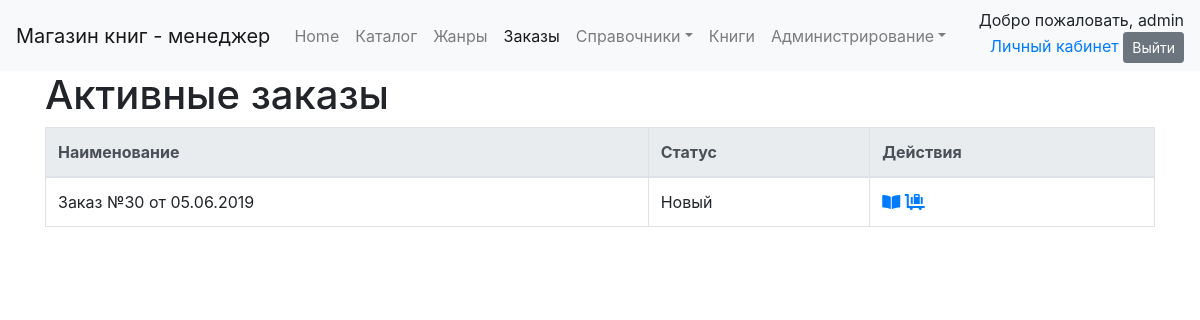
The app's page /order/ (signed in), older data.
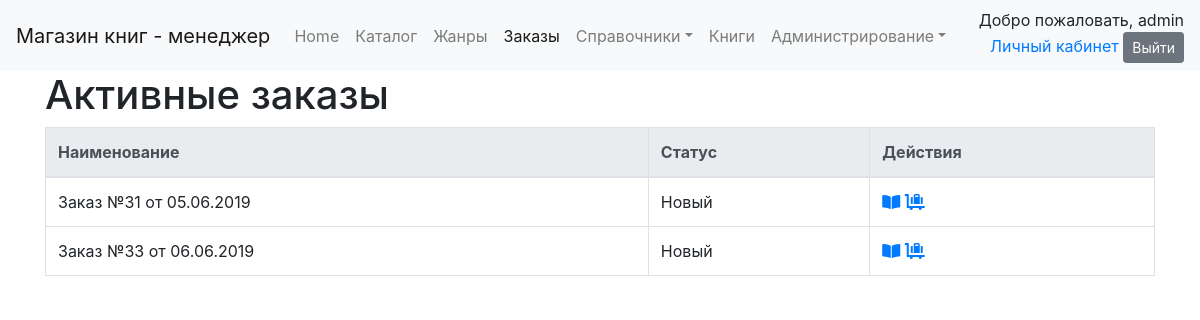
The same page, newer data.
### orderapp/models.py (models this page shows, shortened)
class Order(models.Model):
    cart = models.ForeignKey(Cart, on_delete=models.PROTECT, verbose_name='корзина', related_name='order',
                             related_query_name='order')
    status = models.ForeignKey(OrderStatus, on_delete=models.PROTECT, verbose_name='статус', related_name='order',
                               related_query_name='order')
    name = models.CharField(verbose_name='имя', max_length=50, help_text='Как к вам обращаться?')
    phone = models.CharField(max_length=15, verbose_name='телефон', help_text='Телефон для связи: +375(29)000-00-00')
    email = models.EmailField(verbose_name='email', blank=True, null=True,
                              help_text='Электронная почта: example@domain.com')
    delivery_adress = models.TextField(verbose_name='Адрес доставки',
                                       help_text='Пример: г. Минск, ул. Звездная, д. 1, кв. 7')
    comments = models.TextField(verbose_name='комментарий', blank=True, null=True)
    date_create = models.DateTimeField("Дата создания", auto_now_add=True, )
    date_update = models.DateTimeField("Дата последнего изменения", auto_now=True)
    user_comments = GenericRelation(Comment, related_query_name='order')
    def __str__(self):
        return "Заказ №" + str(self.pk) + " от " + self.date_create.strftime("%d.%m.%Y")
    def get_active_detail_url(self):
        return reverse_lazy('order_active_detail', kwargs={'pk': self.pk})
    def get_change_status_url(self):
        return reverse_lazy('order_change_status', kwargs={'pk': self.pk})
    class Meta:
        verbose_name = 'заказ'
        verbose_name_plural = 'заказы'
        permissions = [('manager', 'is_manager'), ]

### dimensionsapp/models.py (models this page shows, shortened)
class Dimension(models.Model):
    name = models.CharField("Наименование", max_length=50, unique=True)
    description = models.TextField("Описание", blank=True, )
    class Meta:
        abstract = True
        ordering = ['name']

class OrderStatus(Dimension):
    class Meta(Dimension.Meta):
        verbose_name = 'статус заказа'
        verbose_name_plural = 'статусы заказа'

### orderapp/views.py (the view)
# urls.py: path('', ManagerOrderActiveListView.as_view(), name='order_active_list'),
class ManagerOrderActiveListView(ManagerOrderListView):
    template_name = 'orderapp/order_active_list.html'
    def get_queryset(self):
        return super().get_queryset().filter(Q(status=order_status_new) | Q(status=order_status_complect)).\
            order_by('pk')

### orderapp/templates/orderapp/order_active_list.html (shortened to what this page needs)
{% extends 'dimension_list.html' %}
{% block header %}<h1>Активные заказы</h1>{% endblock %}
{% block navbar %}
    {% include 'navbar.html' with active="order" %}
{% endblock %}
{% block list_header %}
    <th>Наименование</th>
    <th>Статус</th>
{% endblock %}
{% block list_element %}
    <td>{{ object }}</td>
    <td>{{ object.status.name }}</td>
{% endblock %}
{% block actions %}
    <td>
        <a href="{% block  url_view %}{{ object.get_active_detail_url }}{% endblock %}"
           title="Посмотреть"><i class="fas fa-book-open"></i></a>
        <a href="{% block  url_delete %}{{ object.get_change_status_url }}{% endblock %}"
           title="Изменить статус"><i class="fas fa-luggage-cart"></i></a>
    </td>
{% endblock %}

### templates/dimension_list.html (shortened to what this page needs)
{% extends 'base.html' %}
{% load static %}
{% load crispy_forms_tags %}
{% load paginator_page %}
{% block body %}
    <div class="container">
        <div class="row align-items-center">
            <div class="col-auto">
                {% block header %}{% endblock %}
            </div>
        </div>
        <table class="table table-bordered">
            {% block dimension_list %}
                <thead class="thead-light">
                <tr>
                    {% block list_header %}{% endblock %}
                    <th>Действия</th>
                </tr>
                </thead>
                <tbody>
                {% for object in object_list %}
                    <tr>
                        {% block list_element %}{% endblock %}
                        {% block actions %}{% endblock %}
                    </tr>
                {% endfor %}
                </tbody>
            {% endblock %}
        </table>
    </div>
{% endblock body %}

Row changes from the older to the newer data that the page shows:
no longer on this page (row edited): Order: id+date_create "Заказ №30 от 05.06.2019", status.name "Новый"
added Order: id+date_create "Заказ №31 от 05.06.2019", status.name "Новый"
added Order: id+date_create "Заказ №33 от 06.06.2019", status.name "Новый"
